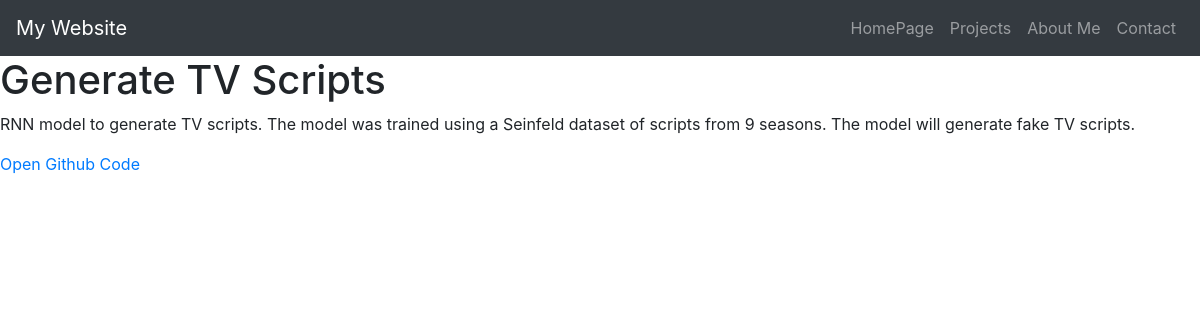
Screenshot of /project/6/ with the database file from the repository.
### mainapp/models.py (models this page shows, shortened)
class Project(models.Model):
    project_title = models.CharField(max_length = 150)
    pub_date = models.DateTimeField('date published')
    project_url = models.URLField(max_length = 200)
    project_description = models.TextField()
    project_title_image = models.ImageField(upload_to = 'images/')

### mainapp/views.py (the view)
# urls.py: path('project/<int:project_id>/',views.project_detail,name='project_detail')
def project_detail(request,project_id):
    project = Project.objects.get(pk = project_id)
    context = {
        'project_id':project_id,
        'project':project
    }
    return render(request,'mainapp/project_detail.html',context)

### mainapp/templates/mainapp/project_detail.html
{% extends 'mainapp/base.html' %}
{% block content %}
    <h1> Entered  {{ project_id}}</h1>
    <h1>{{ project.project_title }}</h1>
    <p>{{ project.project_description }}</p>
    <a href="{{ project.project_url}}" target="_blank">Open Github Code</a>
{% endblock %}

### rows the page displays
Project: project_title "Generate TV Scripts", project_description "RNN model to generate TV scripts. The model was trained using a Seinfeld dataset of scripts from 9 seasons. The model will generate fake TV scripts."
